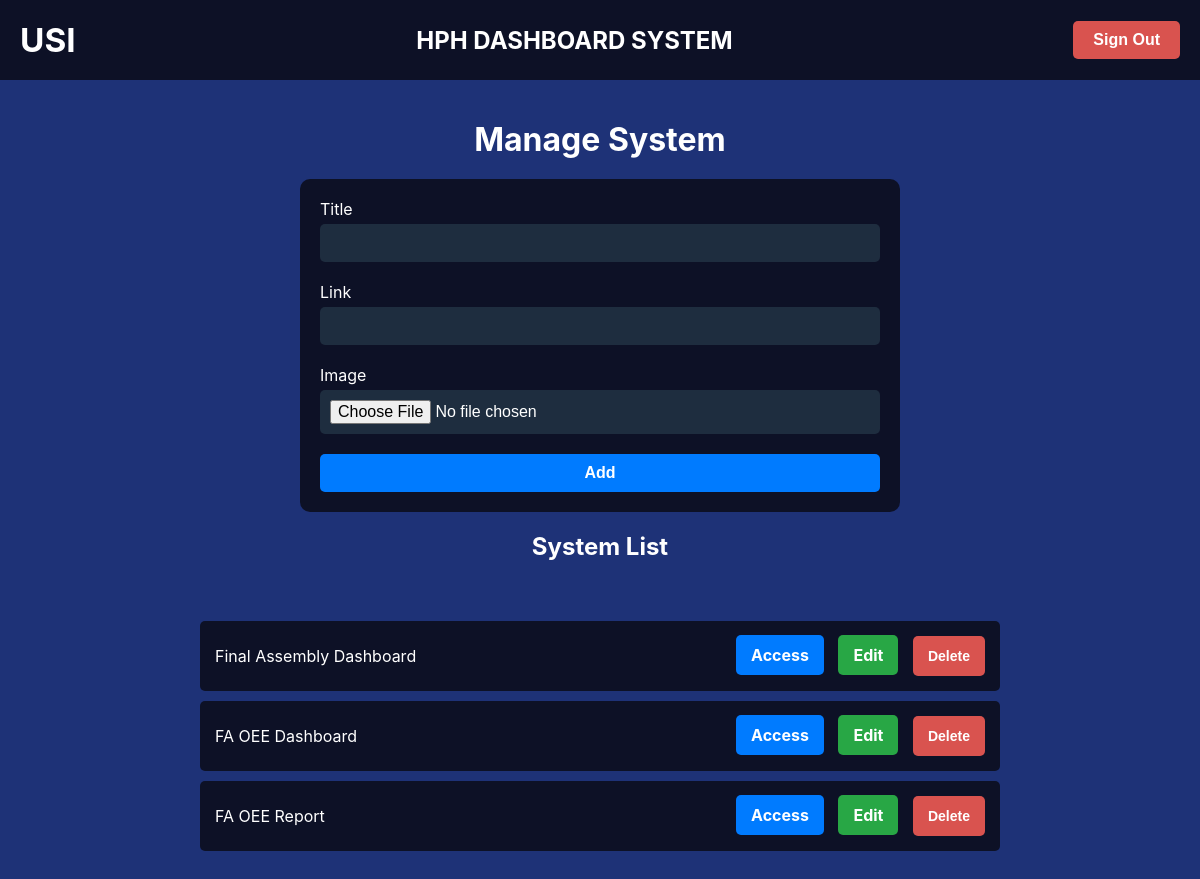
Page /manage/ (signed in) on the earlier database version.
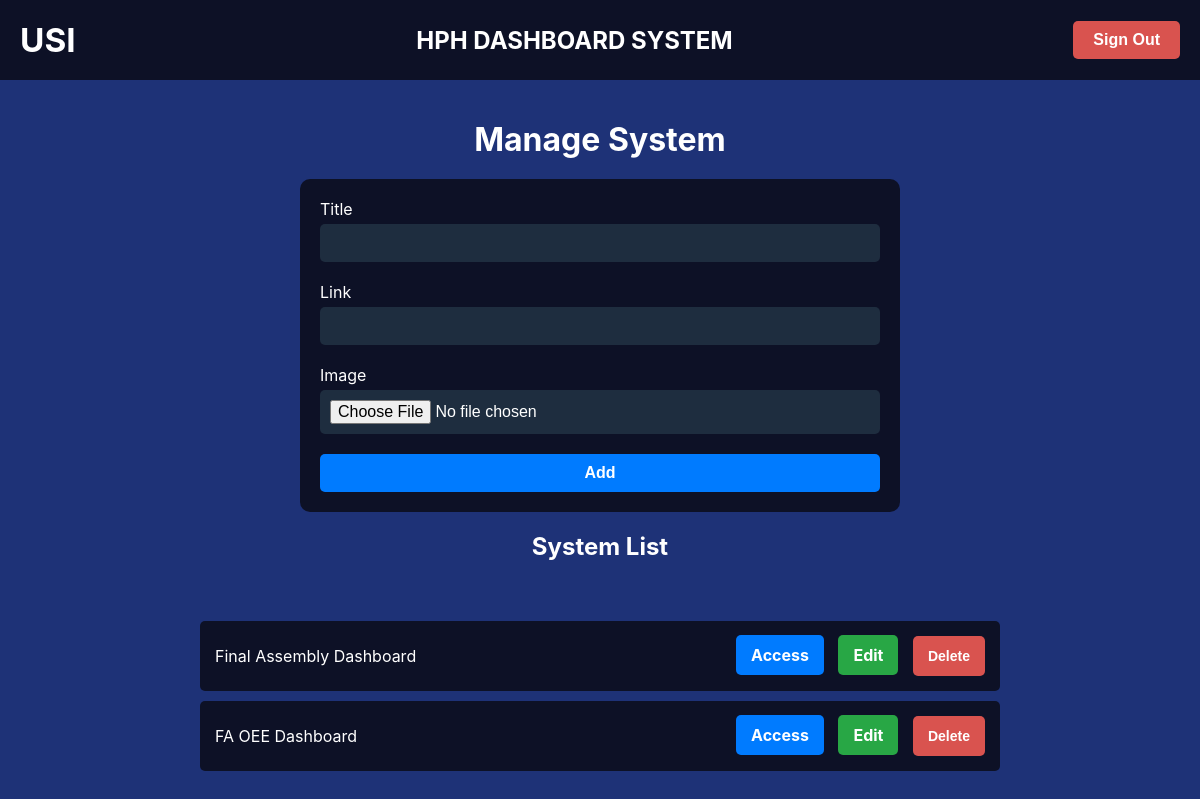
Same page on the later database version.
### navigation/models.py (models this page shows, shortened)
class Page(models.Model):
    title = models.CharField(max_length=10000)
    link = models.URLField()
    image = models.ImageField(upload_to='page_image/', null=True, blank=True)
    class Meta:
        db_table = 'pages'

### navigation/views.py (the view, shortened to what this page needs)
# urls.py: path('manage/', views.manage_view, name='manage'),
@login_required
def manage_view(request):
   pages = Page.objects.all()
   return render(request, './manage/manage.html', {'pages': pages})

### navigation/templates/manage/manage.html (shortened to what this page needs)
{% load static %}
<!DOCTYPE html>
<html lang="en">
<head>
</head>
<body>
    <div id="header_container">
        <div id="logo" >USI</div>
        <h2>HPH DASHBOARD SYSTEM</h2>
        <form method="POST" action="{% url 'logout' %}" enctype="multipart/form-data">
            <button type="submit" class="logout_button">Sign Out</button>
        </form>
    </div>
    <div id="content_container">
        <h1>Manage System</h1>
        <div class="form_container">
            <form method="POST" enctype="multipart/form-data">
                <div class="form_group">
                    <label for="title">Title</label>
                    <input type="text" id="title" name="title" required>
                </div>
                <div class="form_group">
                    <label for="link">Link</label>
                    <input type="url" id="link" name="link" required>
                </div>
                <div class="form_group">
                    <label for="image">Image</label>
                    <input type="file" id="image" name="image" enctype="multipart/form-data" required>
                </div>
                <button type="submit" class="submit_button">Add</button>
            </form>
        </div>
        <h2>System List</h2>
        <div class="list_container">
            {% for page in pages %}
                <div class="list_item">
                    <span>{{ page.title }}</span>
                    <div>
                        <a href="{{ page.link }}" target="_blank" target="_blank" class="access_button">Access</a>
                        <a href="{% url 'edit' page.id %}" class="edit_button">Edit</a>
                        <form method="POST" action="{% url 'delete' page.id %}" style="display:inline;" onsubmit="return confirm('Are you sure you want to delete this item?');">
                            <button type="submit" class="delete_button">Delete</button>
                        </form>
                    </div>
                </div>
            {% endfor %}
        </div>
    </div>
</body>
</html>

Differences in the rows shown:
removed Page: title "FA OEE Report"
